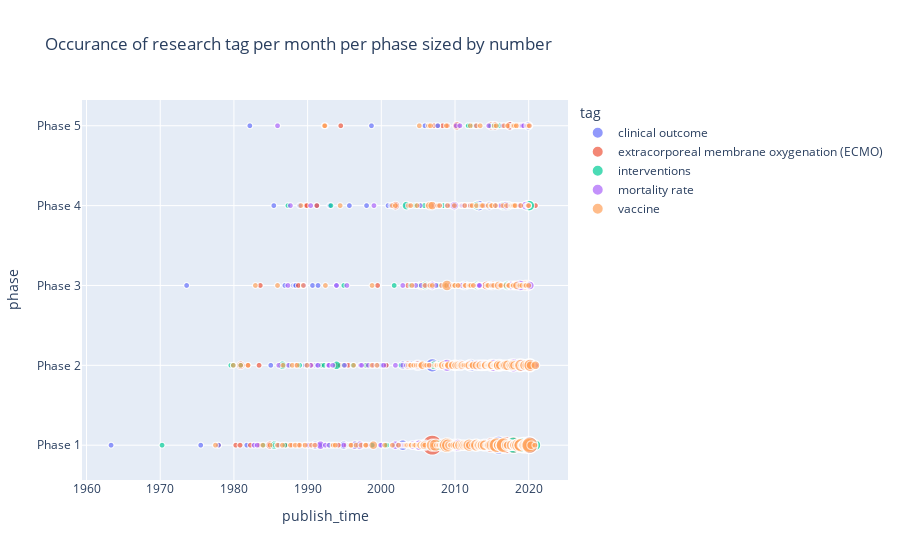

Notebook code for this chart:
### Code cell
import plotly.express as px
fig = px.scatter(pv, x="publish_time", y="phase",
         size="count", color="tag",
                 hover_name="tag", hover_data=['count'], title='Occurance of research tag per month per phase sized by number')
fig.show()

### Figure 1 — Plotly figure (JSON) as saved in the notebook; plotly's stock layout.template omitted (floating-point values rounded to 4 significant figures; data arrays with more than 128 entries replaced by an {"elided": "..."} marker saying what was removed)
{"data": [{"customdata": {"elided": "381x1 int values"}, "hoverlabel": {"namelength": 0}, "hovertemplate": "<b>%{hovertext}</b><br><br>tag=clinical outcome<br>publish_time=%{x}<br>phase=%{y}<br>count=%{customdata[0]}", "hovertext": {"elided": "381 str values"}, "legendgroup": "clinical outcome", "marker": {"color": "#636efa", "size": {"elided": "381 int values"}, "sizemode": "area", "sizeref": 0.0275, "symbol": "circle"}, "mode": "markers", "name": "clinical outcome", "showlegend": true, "type": "scattergl", "x": {"elided": "381 str values"}, "xaxis": "x", "y": {"elided": "381 str values"}, "yaxis": "y"}, {"customdata": {"elided": "369x1 int values"}, "hoverlabel": {"namelength": 0}, "hovertemplate": "<b>%{hovertext}</b><br><br>tag=extracorporeal membrane oxygenation (ECMO)<br>publish_time=%{x}<br>phase=%{y}<br>count=%{customdata[0]}", "hovertext": {"elided": "369 str values"}, "legendgroup": "extracorporeal membrane oxygenation (ECMO)", "marker": {"color": "#EF553B", "size": {"elided": "369 int values"}, "sizemode": "area", "sizeref": 0.0275, "symbol": "circle"}, "mode": "markers", "name": "extracorporeal membrane oxygenation (ECMO)", "showlegend": true, "type": "scattergl", "x": {"elided": "369 str values"}, "xaxis": "x", "y": {"elided": "369 str values"}, "yaxis": "y"}, {"customdata": {"elided": "360x1 int values"}, "hoverlabel": {"namelength": 0}, "hovertemplate": "<b>%{hovertext}</b><br><br>tag=interventions<br>publish_time=%{x}<br>phase=%{y}<br>count=%{customdata[0]}", "hovertext": {"elided": "360 str values"}, "legendgroup": "interventions", "marker": {"color": "#00cc96", "size": {"elided": "360 int values"}, "sizemode": "area", "sizeref": 0.0275, "symbol": "circle"}, "mode": "markers", "name": "interventions", "showlegend": true, "type": "scattergl", "x": {"elided": "360 str values"}, "xaxis": "x", "y": {"elided": "360 str values"}, "yaxis": "y"}, {"customdata": {"elided": "364x1 int values"}, "hoverlabel": {"namelength": 0}, "hovertemplate": "<b>%{hovertext}</b><br><br>tag=mortality rate<br>publish_time=%{x}<br>phase=%{y}<br>count=%{customdata[0]}", "hovertext": {"elided": "364 str values"}, "legendgroup": "mortality rate", "marker": {"color": "#ab63fa", "size": {"elided": "364 int values"}, "sizemode": "area", "sizeref": 0.0275, "symbol": "circle"}, "mode": "markers", "name": "mortality rate", "showlegend": true, "type": "scattergl", "x": {"elided": "364 str values"}, "xaxis": "x", "y": {"elided": "364 str values"}, "yaxis": "y"}, {"customdata": {"elided": "367x1 int values"}, "hoverlabel": {"namelength": 0}, "hovertemplate": "<b>%{hovertext}</b><br><br>tag=vaccine<br>publish_time=%{x}<br>phase=%{y}<br>count=%{customdata[0]}", "hovertext": {"elided": "367 str values"}, "legendgroup": "vaccine", "marker": {"color": "#FFA15A", "size": {"elided": "367 int values"}, "sizemode": "area", "sizeref": 0.0275, "symbol": "circle"}, "mode": "markers", "name": "vaccine", "showlegend": true, "type": "scattergl", "x": {"elided": "367 str values"}, "xaxis": "x", "y": {"elided": "367 str values"}, "yaxis": "y"}], "layout": {"legend": {"itemsizing": "constant", "title": {"text": "tag"}, "tracegroupgap": 0}, "title": {"text": "Occurance of research tag per month per phase sized by number"}, "xaxis": {"anchor": "y", "domain": [0, 1], "title": {"text": "publish_time"}}, "yaxis": {"anchor": "x", "domain": [0, 1], "title": {"text": "phase"}}}}
